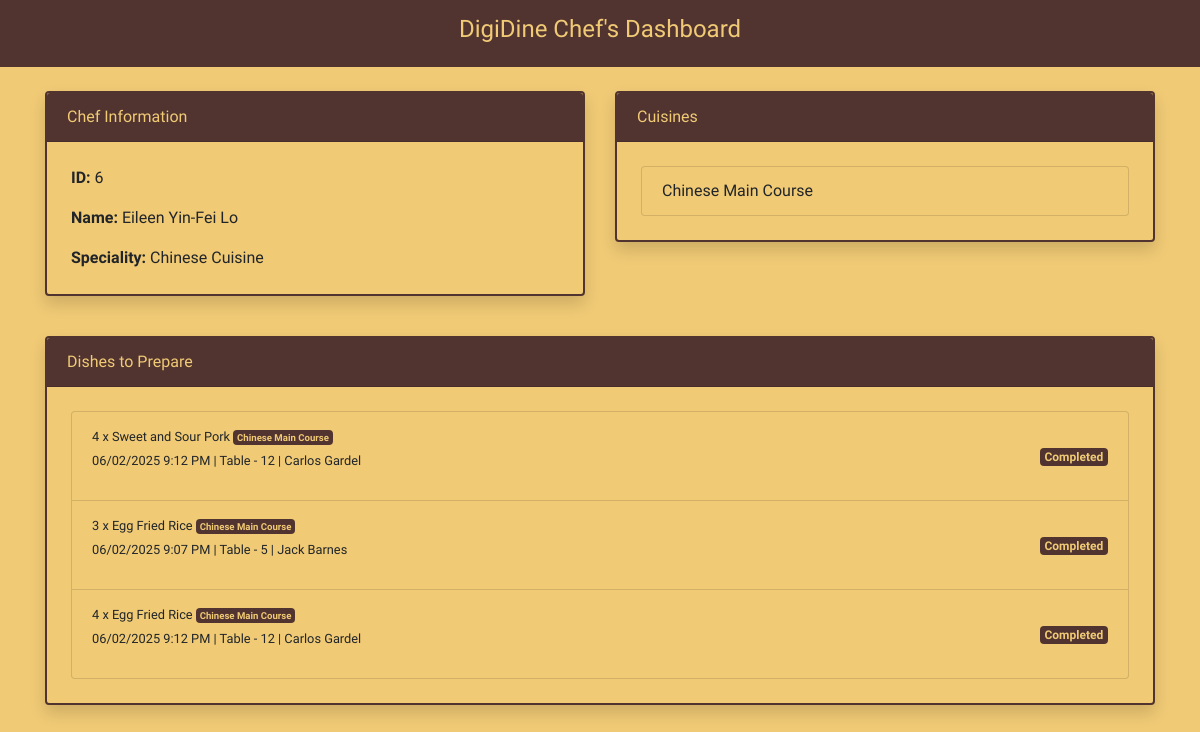
The app's page /chefs/6/ with its own data.
### home/models.py (models this page shows, shortened)
class Chef(models.Model):
    name = models.CharField(max_length=100)
    speciality = models.CharField(max_length=100)

class Cuisine(models.Model):
    name = models.CharField(max_length=100)
    chefs = models.ForeignKey(Chef, on_delete=models.CASCADE)

class OrderItem(models.Model):
    order = models.ForeignKey(Order, on_delete=models.CASCADE)
    dish = models.ForeignKey(Dish, on_delete=models.CASCADE)
    quantity = models.PositiveIntegerField()
    is_done = models.BooleanField(default=False)

class Dish(models.Model):
    name = models.CharField(max_length=100)
    image = models.ImageField(upload_to='media/')
    description = models.TextField()
    price = models.FloatField()
    cuisine = models.ForeignKey(Cuisine, on_delete=models.CASCADE)
    avaibility = models.BooleanField(default=True)
    cooking_time = models.CharField(max_length=100, default='10 min')

class Order(models.Model):
    dishes = models.ManyToManyField(Dish, through='OrderItem')
    order_time = models.DateTimeField(auto_now_add=True)
    customer_id = models.ForeignKey(Customer, on_delete=models.CASCADE)

class Customer(models.Model):
    name = models.CharField(max_length=100)
    table_number = models.IntegerField()
    persons = models.IntegerField()

### home/views.py (the view)
# urls.py: path('chefs/<int:pk>/', views.chefs, name='chefs'),
def chefs(request, pk):
    chef = Chef.objects.get(pk=pk)
    cuisines = Cuisine.objects.filter(chefs=chef)
    order_items = OrderItem.objects.filter(dish__cuisine__chefs=chef).order_by('is_done')
    customers = Customer.objects.all()
    return render(request, 'chef.html', {
        'chefs': chef,
        'cuisines': cuisines,
        'orders': order_items,
        'customers': customers
    })

### home/templates/chef.html (shortened to what this page needs)
{% extends 'base.html' %}
{% block content %}
<header class="text-center">
    <h4 style="color: #f0ca75;">DigiDine Chef's Dashboard</h4>
</header>
<main class="container mt-4">
    <div class="row mb-4">
        <div class="col-md-6 mb-3">
            <div class="card shadow">
                <div class="card-header">Chef Information</div>
                    <div class="card-body">
                        <p class="card-text"><strong>ID:</strong> {{ chefs.id }}</p>
                        <p class="card-text"><strong>Name:</strong> {{ chefs.name }}</p>
                        <p class="card-text"><strong>Speciality:</strong> {{ chefs.speciality }}</p>
                    </div>
                </div>
            </div>
            <div class="col-md-6 mb-3">
                <div class="card shadow">
                    <div class="card-header">Cuisines</div>
                        <div class="card-body">
                            <ol class="list-group">
                                {% for cuisine in cuisines %}
                                    <li class="list-group-item">{{ cuisine.name }}</li>
                                {% empty %}
                                    <li class="list-group-item">No cuisines available.</li>
                                {% endfor %}
                            </ol>
                        </div>
                    </div>
                </div>
            </div>
            <section>
                <div class="card shadow">
                    <div class="card-header d-flex justify-content-between align-items-center">
                        <span>Dishes to Prepare</span>
                    </div>
                    <div class="card-body">
                        <ol class="list-group" id="dishes-list">
                            {% for order_item in orders %}
                                <li class="list-group-item d-flex justify-content-between align-items-center dish-item"
                                    data-orderitem-id="{{ order_item.id }}"
                                    data-dish-name="{{ order_item.dish.name|lower }}">
                                    <div>
                                        <p><small>
                                            {{ order_item.quantity }} x {{ order_item.dish.name }}
                                            <span class="badge badge-done">{{ order_item.dish.cuisine.name }}</span>
                                            <br> {{ order_item.order.order_time|date:"d/m/Y g:i A" }}
                                            | Table - {{order_item.order.customer_id.table_number}}
                                            {% for customer in customers %}
                                                {% if customer.id == order_item.order.customer_id.id %}
                                                    | {{ customer.name }}
                                                {% endif %}
                                            {% endfor %}
                                        </small></p>
                                    </div>
                                    <div>
                                        {% if not order_item.is_done %}
                                            <button class="btn btn-warning btn-sm mark-done-btn" data-id="{{ order_item.id }}">Pending</button>
                                        {% else %}
                                            <span class="badge badge-done">Completed</span>
                                        {% endif %}
                                    </div>
                                </li>
                            {% empty %}
                                <li class="list-group-item">No dishes to prepare at the moment.</li>
                            {% endfor %}
                        </ol>
                    </div>
                </div>
            </section>
</main>
{% endblock %}

### home/templates/base.html (style rules this page uses)
body { font-family: 'Yatra One', serif; background-color: #f0ca75; }
header { background-color: #513430; color: #f0ca75; padding: 15px 0; }
.card-header { background-color: #513430; color: #f0ca75; }
.card { border: 2px solid #513430; background-color: #f0ca75; box-shadow: 0px 4px 8px rgba(81, 52, 48, 0.1); transition: all 0.3s ease-in-out; }
.card-body { padding: 1.5rem; }
.list-group-item { background-color: #f0ca75; }
.badge-done { color: #f0ca75; background-color: #513430; }

### records on screen
Chef: id "6", name "Eileen Yin-Fei Lo", speciality "Chinese Cuisine"
Cuisine: name "Chinese Main Course"
OrderItem: quantity "4", dish.name "Sweet and Sour Pork", dish.cuisine.name "Chinese Main Course", order.order_time "06/02/2025 9:12 PM", order.customer_id.table_number "12", is_done "Completed"
Customer: name "Carlos Gardel"
OrderItem: quantity "3", dish.name "Egg Fried Rice", dish.cuisine.name "Chinese Main Course", order.order_time "06/02/2025 9:07 PM", order.customer_id.table_number "5", is_done "Completed"
Customer: name "Jack Barnes"
OrderItem: quantity "4", dish.name "Egg Fried Rice", dish.cuisine.name "Chinese Main Course", order.order_time "06/02/2025 9:12 PM", order.customer_id.table_number "12", is_done "Completed"
